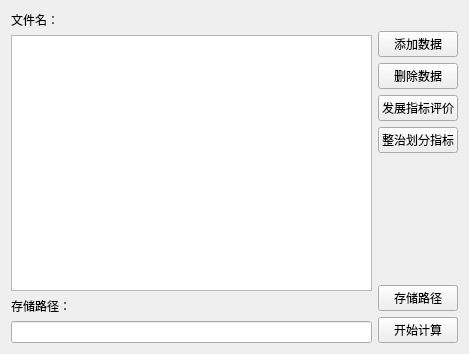
<?xml version="1.0" encoding="UTF-8"?>
<ui version="4.0">
 <class>QgsDirection</class>
 <widget class="QWidget" name="QgsDirection">
  <property name="geometry">
   <rect>
    <x>0</x>
    <y>0</y>
    <width>469</width>
    <height>354</height>
   </rect>
  </property>
  <property name="windowTitle">
   <string>Form</string>
  </property>
  <layout class="QGridLayout" name="gridLayout">
   <item row="0" column="0">
    <layout class="QHBoxLayout" name="horizontalLayout_5">
     <item>
      <layout class="QVBoxLayout" name="verticalLayout_8">
       <item>
        <widget class="QLabel" name="label_7">
         <property name="text">
          <string>文件名：</string>
         </property>
        </widget>
       </item>
       <item>
        <widget class="QListView" name="listView_4"/>
       </item>
       <item>
        <widget class="QLabel" name="label_8">
         <property name="text">
          <string>存储路径：</string>
         </property>
        </widget>
       </item>
       <item>
        <widget class="QLineEdit" name="lineEdit_4"/>
       </item>
      </layout>
     </item>
     <item>
      <layout class="QVBoxLayout" name="verticalLayout_9">
       <item>
        <widget class="QLabel" name="label_2">
         <property name="text">
          <string/>
         </property>
        </widget>
       </item>
       <item>
        <widget class="QPushButton" name="mAddDataBtn">
         <property name="text">
          <string>添加数据</string>
         </property>
        </widget>
       </item>
       <item>
        <widget class="QPushButton" name="mDelDataBtn">
         <property name="text">
          <string>删除数据</string>
         </property>
        </widget>
       </item>
       <item>
        <widget class="QPushButton" name="mDevelopFactorBtn">
         <property name="text">
          <string>发展指标评价</string>
         </property>
        </widget>
       </item>
       <item>
        <widget class="QPushButton" name="mPlanningBtn">
         <property name="text">
          <string>整治划分指标</string>
         </property>
        </widget>
       </item>
       <item>
        <spacer name="verticalSpacer_5">
         <property name="orientation">
          <enum>Qt::Vertical</enum>
         </property>
         <property name="sizeHint" stdset="0">
          <size>
           <width>20</width>
           <height>40</height>
          </size>
         </property>
        </spacer>
       </item>
       <item>
        <widget class="QPushButton" name="mSavePath">
         <property name="text">
          <string>存储路径</string>
         </property>
        </widget>
       </item>
       <item>
        <widget class="QPushButton" name="mCalculateBtn">
         <property name="text">
          <string>开始计算</string>
         </property>
        </widget>
       </item>
      </layout>
     </item>
    </layout>
   </item>
  </layout>
 </widget>
 <resources/>
 <connections/>
</ui>
